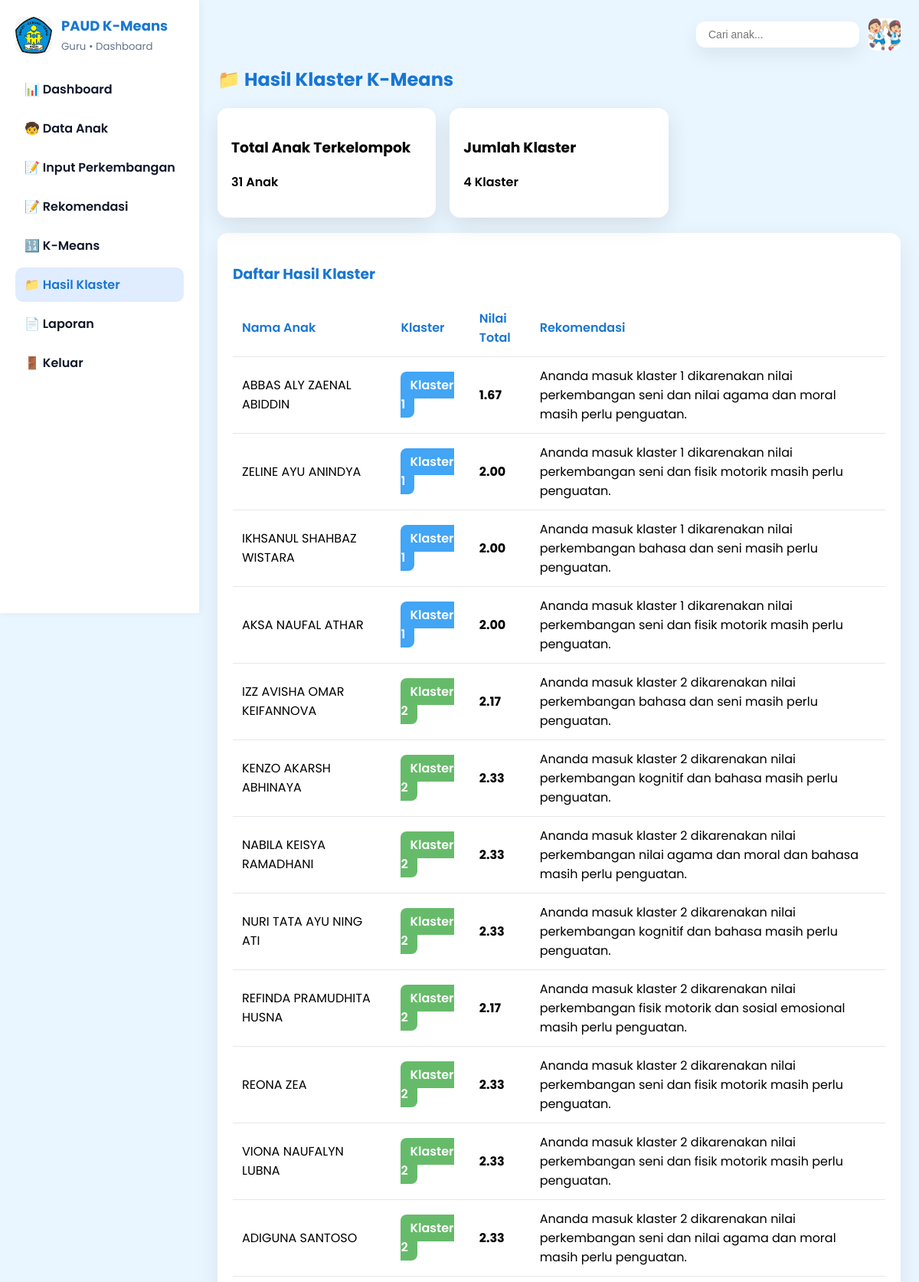
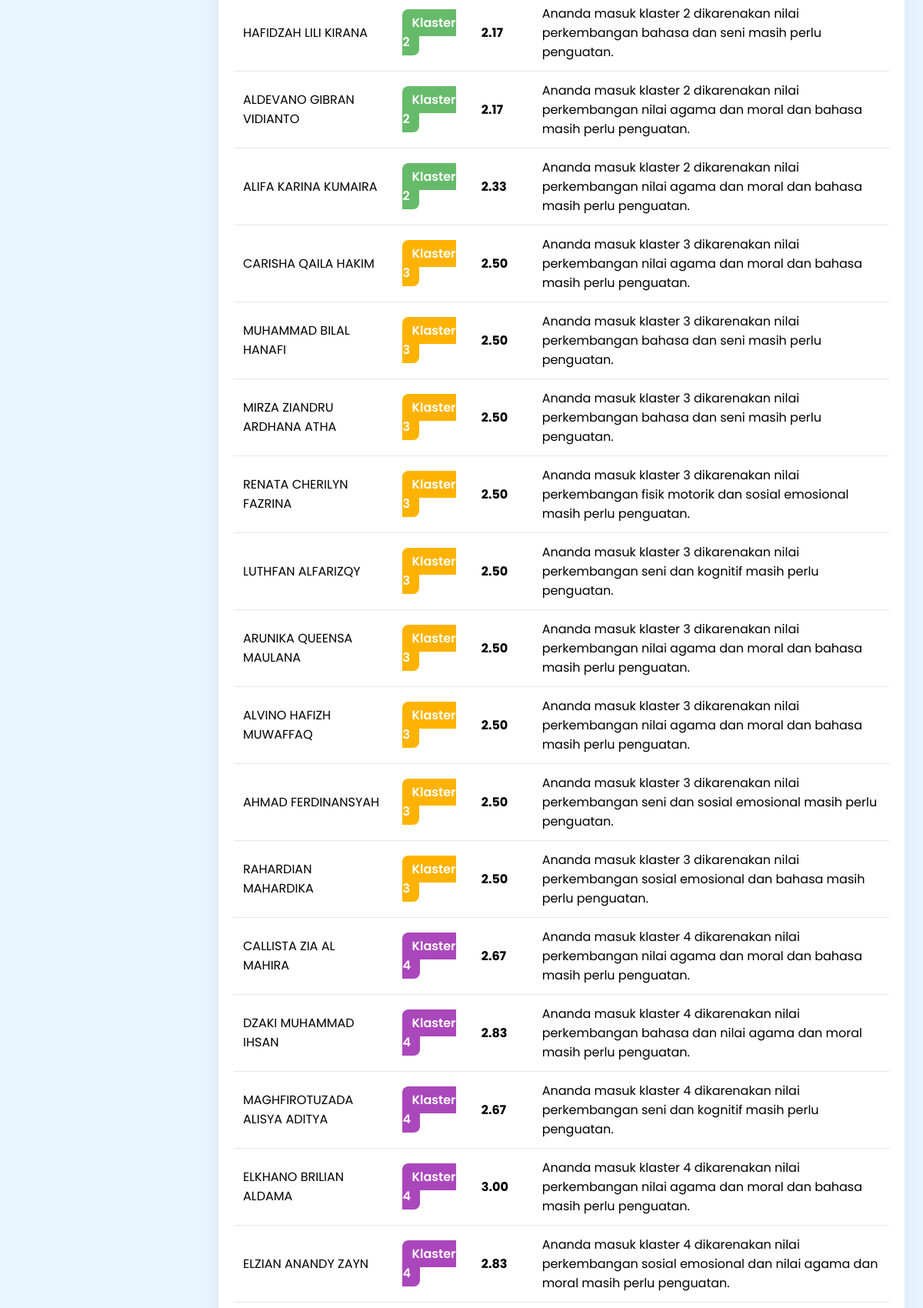
Screenshot of /hasil.php (upper part) with the database file from the repository (2 pictures, top to bottom).
### tables this page shows
CREATE TABLE `kmeans_hasil` (
  `id` int(11) NOT NULL,
  `id_anak` int(11) DEFAULT NULL,
  `cluster` int(11) DEFAULT NULL,
  `nilai_total` float DEFAULT NULL,
  `created_at` timestamp NOT NULL DEFAULT current_timestamp()
);

CREATE TABLE `anak` (
  `id_anak` int(11) NOT NULL,
  `nama_anak` varchar(100) DEFAULT NULL,
  `jenis_kelamin` enum('L','P') DEFAULT NULL,
  `usia` int(11) DEFAULT NULL,
  `kelas` varchar(10) DEFAULT NULL,
  `created_at` timestamp NOT NULL DEFAULT current_timestamp()
);

### hasil.php (the view, shortened to what this page needs)
<?php
include "config.php";
?>
<!DOCTYPE html>
<html lang="id">
<head>
</head>
<body>
<div class="app">
<?php include "sidebar.php"; ?>
<div class="main">
<?php include "topbar.php"; ?>
<h2 style="color:#1976D2;">📁 Hasil Klaster K-Means</h2>
<div class="grid">
    <div class="card-info">
        <h3>Total Anak Terkelompok</h3>
        <p style="font-weight:600;">
            <?php
            $c = mysqli_fetch_row(mysqli_query($conn,"SELECT COUNT(*) FROM kmeans_hasil"));
            echo $c[0]." Anak";
            ?>
        </p>
    </div>
    <div class="card-info">
        <h3>Jumlah Klaster</h3>
        <p style="font-weight:600;">
            <?php
            $k = mysqli_fetch_row(mysqli_query($conn,"SELECT MAX(cluster) FROM kmeans_hasil"));
            echo $k[0]." Klaster";
            ?>
        </p>
    </div>
</div>
<div class="table-box">
<h3 style="color:#1976D2;">Daftar Hasil Klaster</h3>
<table>
<tr>
    <th>Nama Anak</th>
    <th>Klaster</th>
    <th>Nilai Total</th>
    <th>Rekomendasi</th>
</tr>
<?php
$q = mysqli_query($conn,"
    SELECT k.id_anak, a.nama_anak, k.cluster, k.nilai_total
    FROM kmeans_hasil k
    JOIN anak a ON a.id_anak = k.id_anak
    ORDER BY k.cluster ASC
");
while($d = mysqli_fetch_assoc($q)){
    $aspek = [];
    $qa = mysqli_query($conn,"
        SELECT ap.nama_aspek, AVG(np.nilai_angka) AS rata
        FROM nilai_perkembangan np
        JOIN aspek_perkembangan ap ON ap.id_aspek = np.id_aspek
        WHERE np.id_anak = '".$d['id_anak']."'
        GROUP BY np.id_aspek
        ORDER BY rata ASC
        LIMIT 2
    ");
    while($a = mysqli_fetch_assoc($qa)){
        $aspek[] = strtolower($a['nama_aspek']);
    }
    $kalimat = "Ananda masuk klaster ".$d['cluster'].
               " dikarenakan nilai perkembangan ".
               implode(" dan ", $aspek).
               " masih perlu penguatan.";
    mysqli_query($conn,"
        INSERT INTO rekomendasi_klaster (id_anak, rekomendasi)
        VALUES ('".$d['id_anak']."', '$kalimat')
        ON DUPLICATE KEY UPDATE rekomendasi='$kalimat'
    ");
    $badge = "c".$d['cluster'];
?>
<tr>
    <td><?= $d['nama_anak'] ?></td>
    <td><span class="badge <?= $badge ?>">Klaster <?= $d['cluster'] ?></span></td>
    <td><b><?= number_format($d['nilai_total'],2) ?></b></td>
    <td><?= $kalimat ?></td>
</tr>
<?php } ?>
</table>
</div>
</div>
</div>
</body>
</html>

### rows the page displays
kmeans_hasil: id_anak.nama_anak "ABBAS ALY ZAENAL ABIDDIN", cluster "1", nilai_total "1.67", cluster "Ananda masuk klaster 1 dikarenakan nilai perkembangan seni dan nilai agama dan moral masih perlu penguatan."
kmeans_hasil: id_anak.nama_anak "ZELINE AYU ANINDYA", cluster "1", nilai_total "2.00", cluster "Ananda masuk klaster 1 dikarenakan nilai perkembangan seni dan fisik motorik masih perlu penguatan."
kmeans_hasil: id_anak.nama_anak "IKHSANUL SHAHBAZ WISTARA", cluster "1", nilai_total "2.00", cluster "Ananda masuk klaster 1 dikarenakan nilai perkembangan bahasa dan seni masih perlu penguatan."
kmeans_hasil: id_anak.nama_anak "AKSA NAUFAL ATHAR", cluster "1", nilai_total "2.00", cluster "Ananda masuk klaster 1 dikarenakan nilai perkembangan seni dan fisik motorik masih perlu penguatan."
kmeans_hasil: id_anak.nama_anak "IZZ AVISHA OMAR KEIFANNOVA", cluster "2", nilai_total "2.17", cluster "Ananda masuk klaster 2 dikarenakan nilai perkembangan bahasa dan seni masih perlu penguatan."
kmeans_hasil: id_anak.nama_anak "KENZO AKARSH ABHINAYA", cluster "2", nilai_total "2.33", cluster "Ananda masuk klaster 2 dikarenakan nilai perkembangan kognitif dan bahasa masih perlu penguatan."
kmeans_hasil: id_anak.nama_anak "NABILA KEISYA RAMADHANI", cluster "2", nilai_total "2.33", cluster "Ananda masuk klaster 2 dikarenakan nilai perkembangan nilai agama dan moral dan bahasa masih perlu penguatan."
kmeans_hasil: id_anak.nama_anak "NURI TATA AYU NING ATI", cluster "2", nilai_total "2.33", cluster "Ananda masuk klaster 2 dikarenakan nilai perkembangan kognitif dan bahasa masih perlu penguatan."
kmeans_hasil: id_anak.nama_anak "REFINDA PRAMUDHITA HUSNA", cluster "2", nilai_total "2.17", cluster "Ananda masuk klaster 2 dikarenakan nilai perkembangan fisik motorik dan sosial emosional masih perlu penguatan."
kmeans_hasil: id_anak.nama_anak "REONA ZEA", cluster "2", nilai_total "2.33", cluster "Ananda masuk klaster 2 dikarenakan nilai perkembangan seni dan fisik motorik masih perlu penguatan."
kmeans_hasil: id_anak.nama_anak "VIONA NAUFALYN LUBNA", cluster "2", nilai_total "2.33", cluster "Ananda masuk klaster 2 dikarenakan nilai perkembangan seni dan fisik motorik masih perlu penguatan."
kmeans_hasil: id_anak.nama_anak "ADIGUNA SANTOSO", cluster "2", nilai_total "2.33", cluster "Ananda masuk klaster 2 dikarenakan nilai perkembangan seni dan nilai agama dan moral masih perlu penguatan."
kmeans_hasil: id_anak.nama_anak "HAFIDZAH LILI KIRANA", cluster "2", nilai_total "2.17", cluster "Ananda masuk klaster 2 dikarenakan nilai perkembangan bahasa dan seni masih perlu penguatan."
kmeans_hasil: id_anak.nama_anak "ALDEVANO GIBRAN VIDIANTO", cluster "2", nilai_total "2.17", cluster "Ananda masuk klaster 2 dikarenakan nilai perkembangan nilai agama dan moral dan bahasa masih perlu penguatan."
kmeans_hasil: id_anak.nama_anak "ALIFA KARINA KUMAIRA", cluster "2", nilai_total "2.33", cluster "Ananda masuk klaster 2 dikarenakan nilai perkembangan nilai agama dan moral dan bahasa masih perlu penguatan."
kmeans_hasil: id_anak.nama_anak "CARISHA QAILA HAKIM", cluster "3", nilai_total "2.50", cluster "Ananda masuk klaster 3 dikarenakan nilai perkembangan nilai agama dan moral dan bahasa masih perlu penguatan."
kmeans_hasil: id_anak.nama_anak "MUHAMMAD BILAL HANAFI", cluster "3", nilai_total "2.50", cluster "Ananda masuk klaster 3 dikarenakan nilai perkembangan bahasa dan seni masih perlu penguatan."
kmeans_hasil: id_anak.nama_anak "MIRZA ZIANDRU ARDHANA ATHA", cluster "3", nilai_total "2.50", cluster "Ananda masuk klaster 3 dikarenakan nilai perkembangan bahasa dan seni masih perlu penguatan."
kmeans_hasil: id_anak.nama_anak "RENATA CHERILYN FAZRINA", cluster "3", nilai_total "2.50", cluster "Ananda masuk klaster 3 dikarenakan nilai perkembangan fisik motorik dan sosial emosional masih perlu penguatan."
kmeans_hasil: id_anak.nama_anak "LUTHFAN ALFARIZQY", cluster "3", nilai_total "2.50", cluster "Ananda masuk klaster 3 dikarenakan nilai perkembangan seni dan kognitif masih perlu penguatan."
kmeans_hasil: id_anak.nama_anak "ARUNIKA QUEENSA MAULANA", cluster "3", nilai_total "2.50", cluster "Ananda masuk klaster 3 dikarenakan nilai perkembangan nilai agama dan moral dan bahasa masih perlu penguatan."
kmeans_hasil: id_anak.nama_anak "ALVINO HAFIZH MUWAFFAQ", cluster "3", nilai_total "2.50", cluster "Ananda masuk klaster 3 dikarenakan nilai perkembangan nilai agama dan moral dan bahasa masih perlu penguatan."
kmeans_hasil: id_anak.nama_anak "AHMAD FERDINANSYAH", cluster "3", nilai_total "2.50", cluster "Ananda masuk klaster 3 dikarenakan nilai perkembangan seni dan sosial emosional masih perlu penguatan."
kmeans_hasil: id_anak.nama_anak "RAHARDIAN MAHARDIKA", cluster "3", nilai_total "2.50", cluster "Ananda masuk klaster 3 dikarenakan nilai perkembangan sosial emosional dan bahasa masih perlu penguatan."
kmeans_hasil: id_anak.nama_anak "CALLISTA ZIA AL MAHIRA", cluster "4", nilai_total "2.67", cluster "Ananda masuk klaster 4 dikarenakan nilai perkembangan nilai agama dan moral dan bahasa masih perlu penguatan."
kmeans_hasil: id_anak.nama_anak "DZAKI MUHAMMAD IHSAN", cluster "4", nilai_total "2.83", cluster "Ananda masuk klaster 4 dikarenakan nilai perkembangan bahasa dan nilai agama dan moral masih perlu penguatan."
kmeans_hasil: id_anak.nama_anak "MAGHFIROTUZADA ALISYA ADITYA", cluster "4", nilai_total "2.67", cluster "Ananda masuk klaster 4 dikarenakan nilai perkembangan seni dan kognitif masih perlu penguatan."
kmeans_hasil: id_anak.nama_anak "ELKHANO BRILIAN ALDAMA", cluster "4", nilai_total "3.00", cluster "Ananda masuk klaster 4 dikarenakan nilai perkembangan nilai agama dan moral dan bahasa masih perlu penguatan."
kmeans_hasil: id_anak.nama_anak "ELZIAN ANANDY ZAYN", cluster "4", nilai_total "2.83", cluster "Ananda masuk klaster 4 dikarenakan nilai perkembangan sosial emosional dan nilai agama dan moral masih perlu penguatan."

### other values shown
$c[0] "31"
$k[0] "4"
